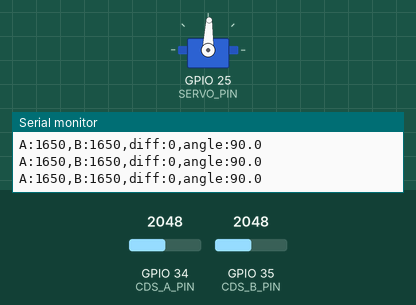
Bench run of a sketch on a simulated ESP32. Shown: servo, the last lines printed to the serial monitor. The test bench sets the inputs (shaded band); at power-on: GPIO 34 (CDS_A_PIN) = 2048, GPIO 35 (CDS_B_PIN) = 2048. Servo pulses on a pin are drawn as a servo (544–2400 µs = 0–180°).

Above: at 1.7 s.
1.8 s: GPIO 34 (CDS_A_PIN) set to 2440
At 2.88 s:
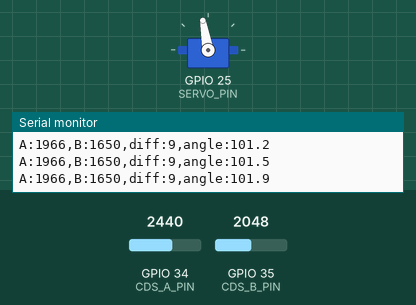
At 4.67 s:
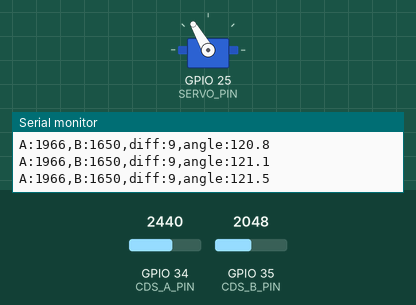
4.8 s: GPIO 35 (CDS_B_PIN) set to 1228
At 5.59 s:
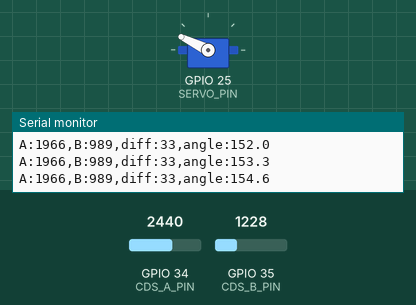
7.4 s: GPIO 34 (CDS_A_PIN) set to 1152
8.9 s: GPIO 34 (CDS_A_PIN) set to 1089
At 9.38 s:
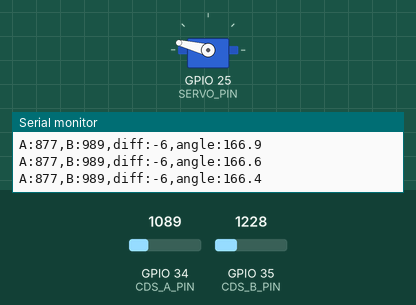
11.9 s: GPIO 35 (CDS_B_PIN) set to 2047
14.9 s: GPIO 35 (CDS_B_PIN) set to 1278
17.9 s: GPIO 35 (CDS_B_PIN) set to 1158
Timing chart, 0 to 20.4 s (numbered marks = the images above; inputs shaded):
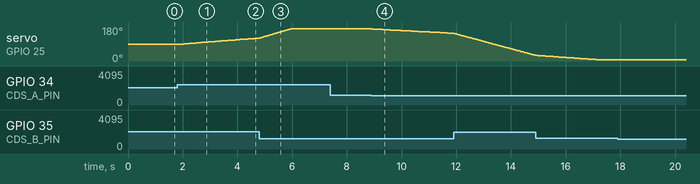

Measured:
- the behaviour switches between 1090 and 1089 on GPIO 34 (CDS_A_PIN) (found by bisection; images 3 and 4)
- after the input at 1.8 s, servo on GPIO 25 (SERVO_PIN): moves from 88° to 121° over 2.9 s, starting after 0.05 s
- after the input at 8.9 s, servo on GPIO 25 (SERVO_PIN): moves from 170° to 147° over 2.9 s, starting at once

The sketch:

light_follower.ino
```cpp
// light_follower — CdS 2 個の明るさを比べて、光を追いかけて首を回す
// サーボの腕に CdS を 2 個、少し外向きに開いて付け、間に厚紙の仕切りを立てる。
// 明るい側の CdS に向かって少しずつ回り、2 個が同じくらい明るくなったら止まる。
// シリアルプロッタ (115200bps) で 2 個の明るさ・差・角度が見られる。
//
// 配線 (首振りガジェットに CdS をもう 1 組足す):
//   3V3 ─ CdS A ─┬─ IO34      3V3 ─ CdS B ─┬─ IO35
//               └─ 10kΩ ─ GND            └─ 10kΩ ─ GND
//   サーボ 橙 → IO25 / 赤 → 5V / 茶 → GND。5V と GND の間に 470µF (足の向きに注意)
// ボード: ESP32 Dev Module / ESP32 Arduino core 3.x

const int SERVO_PIN = 25;
const int CDS_A_PIN = 34;            // CdS A (c24–c25)
const int CDS_B_PIN = 35;            // CdS B (c27–c28)

// ★ 光から逃げるように回ったら -1 にする (CdS の左右とサーボの回る向きの組み合わせで決まる)
const int DIRECTION = 1;
// ★ 2 個に同じ光を当てても diff が 0 にならないときの補正。B の値にかける倍率
const float B_SCALE = 1.0f;

const float DEADBAND = 0.06f;        // 差がこれより小さければ動かない (ブルブル防止)
const float GAIN = 4.0f;             // 差 1.0 (片方だけ真っ暗) のとき、1 回で何度回すか
const float MAX_STEP = 3.0f;         // 1 回で回る角度の上限
const int TOO_DARK_MV = 60;          // 2 個とも暗すぎるときは動かない
const float MIN_ANGLE = 10;
const float MAX_ANGLE = 170;
const unsigned long LOOP_MS = 30;

const uint32_t SERVO_HZ = 50;
const uint8_t SERVO_BITS = 16;
const int SERVO_MIN_US = 500;
const int SERVO_MAX_US = 2400;

float angleNow = 90;

void servoWrite(float deg) {
  deg = constrain(deg, 0.0f, 180.0f);
  uint32_t us = SERVO_MIN_US + (uint32_t)((SERVO_MAX_US - SERVO_MIN_US) * deg / 180.0f);
  uint32_t duty = (uint32_t)((uint64_t)us * ((1UL << SERVO_BITS) - 1) / (1000000UL / SERVO_HZ));
  ledcWrite(SERVO_PIN, duty);
}

int readMilliVolts(int pin) {
  long sum = 0;
  for (int i = 0; i < 8; i++) sum += analogReadMilliVolts(pin);
  return (int)(sum / 8);
}

void setup() {
  Serial.begin(115200);
  ledcAttach(SERVO_PIN, SERVO_HZ, SERVO_BITS);
  servoWrite(angleNow);
  delay(500);
}

void loop() {
  int a = readMilliVolts(CDS_A_PIN);
  int b = (int)(readMilliVolts(CDS_B_PIN) * B_SCALE);

  // 差を「合計に対する割合」にする。部屋全体が明るくても暗くても、同じ動き方になる
  float diff = 0;
  if (a + b > TOO_DARK_MV) diff = (float)(a - b) / (float)(a + b);   // -1.0〜1.0

  if (fabsf(diff) > DEADBAND) {
    float step = constrain(diff * GAIN, -MAX_STEP, MAX_STEP);
    angleNow = constrain(angleNow + DIRECTION * step, MIN_ANGLE, MAX_ANGLE);
    servoWrite(angleNow);
  }

  // diff は ×100 して、角度と同じグラフで見やすくする
  Serial.printf("A:%d,B:%d,diff:%.0f,angle:%.1f\n", a, b, diff * 100, angleNow);
  delay(LOOP_MS);
}
```
